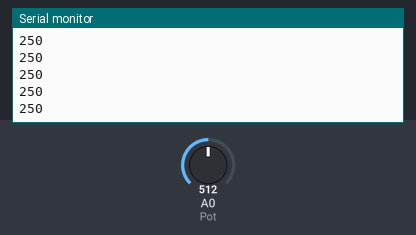
Bench run of a sketch on a simulated Arduino Uno, built with avr-gcc and run on an emulated ATmega328P. Parts: the last lines printed to the serial monitor. Inputs (shaded band) come from the test bench; at power-on: A0 (Pot) = 512.

Above: at 1.2 s.
1.3 s: A0 (Pot) set to 716
At 2.4 s:
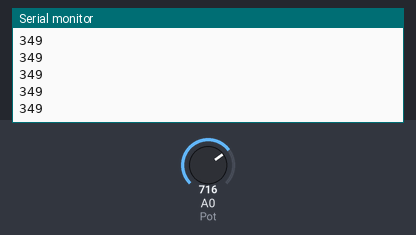
2.8 s: A0 (Pot) set to 900
At 3.4 s:
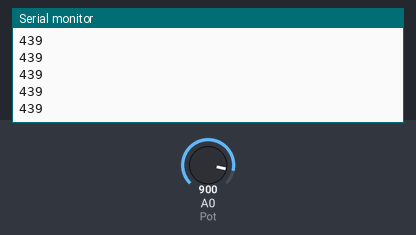
Timing chart, 0 to 5.8 s (numbered marks = the images above; inputs shaded):
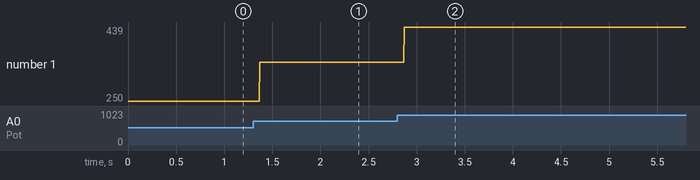

The sketch:

Opdracht4_Arduino.ino
```cpp
const int Pot = A0;

void setup() {
  // put your setup code here, to run once:
  Serial.begin(9600);
}

void loop() {
  // put your main code here, to run repeatedly:
  Serial.println(map(analogRead(Pot), 0, 1023, 0, 500));      //geeft de gemeten temperatuur in graden celsius weer
}
```

Measured:
- after the input at 1.3 s, the serial monitor: prints a new line after 0.07 s (image 1)
- after the input at 2.8 s, the serial monitor: prints a new line after 0.07 s (image 2)
- plotted number 1: 250 → 349 after the input at 1.3 s, 349 → 439 after the input at 2.8 s
